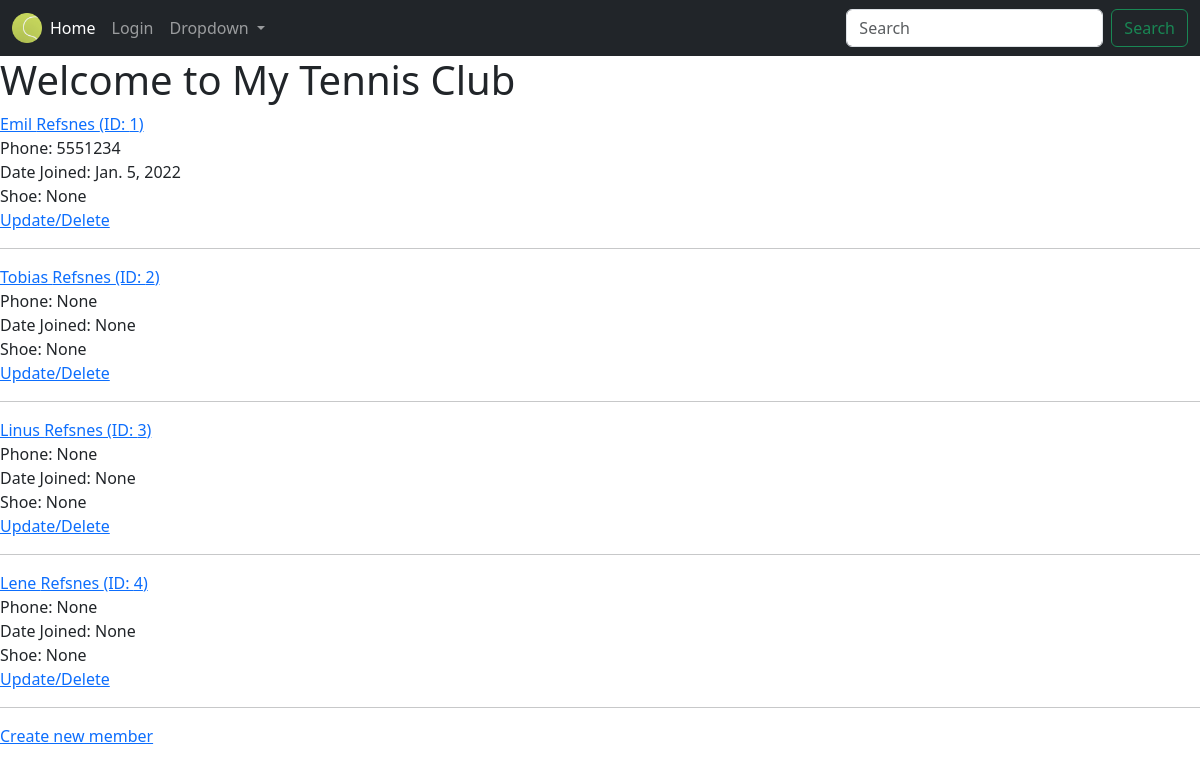
Page /list/ on the committed database.
### members/models.py (models this page shows, shortened)
class Member(models.Model):
    shoe = models.ForeignKey(ShoeBrand, on_delete=models.CASCADE, null=True)
    firstname = models.CharField(max_length=255)
    lastname = models.CharField(max_length=255)
    phone = models.IntegerField(null=True)
    joined_date = models.DateField(null=True)

### members/views.py (the view)
# urls.py: path('list/', views.memberlist_view, name='memberlist_view'),
def memberlist_view(request):
    context = {}
    context["dataset"] = Member.objects.all()
    return render(request, "crud/listview.html", context)

### members/templates/crud/listview.html (shortened to what this page needs)
{% extends "master.html" %}
{% block content %}
    <h1>Welcome to My Tennis Club</h1>
    {% for data in dataset %}
    <a href="http://127.0.0.1:8000/{{data.id}}/detail">{{ data.firstname }} {{ data.lastname }} (ID: {{ data.id }}) </a><br/>
    Phone: {{ data.phone }}<br/>
    Date Joined: {{ data.joined_date }}<br/>
    Shoe: {{ data.shoe }}<br/>
    <a href="http://127.0.0.1:8000/{{data.id}}/ud">Update/Delete</a>
    <hr/>
    {% endfor %}
    <a href="http://127.0.0.1:8000/create/">Create new member</a>
{% endblock %}

### rows in the picture
Member: firstname "Emil", lastname "Refsnes", id "1", phone "5551234", joined_date "Jan. 5, 2022", shoe "None"
Member: firstname "Tobias", lastname "Refsnes", id "2", phone "None", joined_date "None", shoe "None"
Member: firstname "Linus", lastname "Refsnes", id "3", phone "None", joined_date "None", shoe "None"
Member: firstname "Lene", lastname "Refsnes", id "4", phone "None", joined_date "None", shoe "None"
